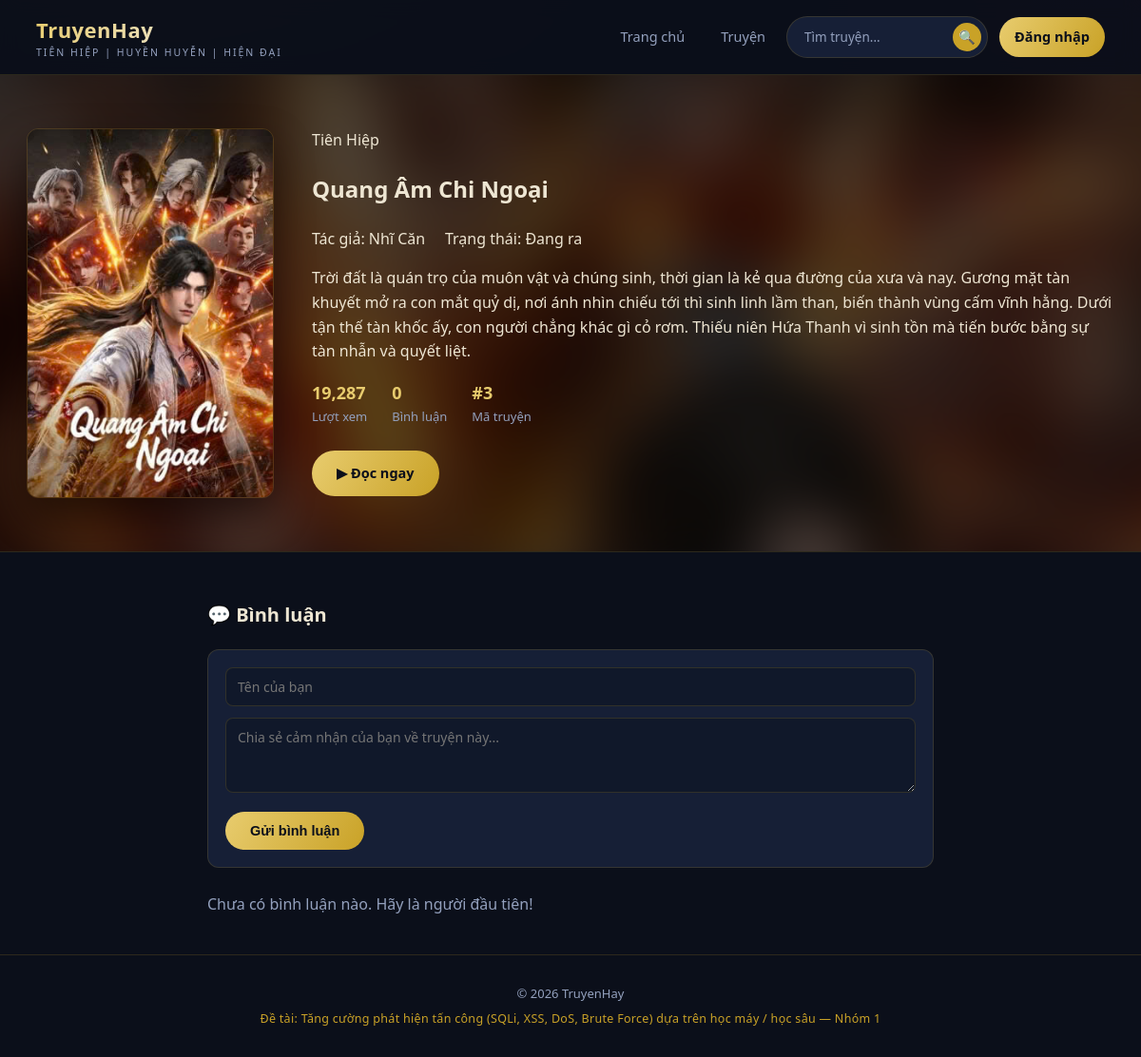
Page /truyen/3 on the earlier database version.
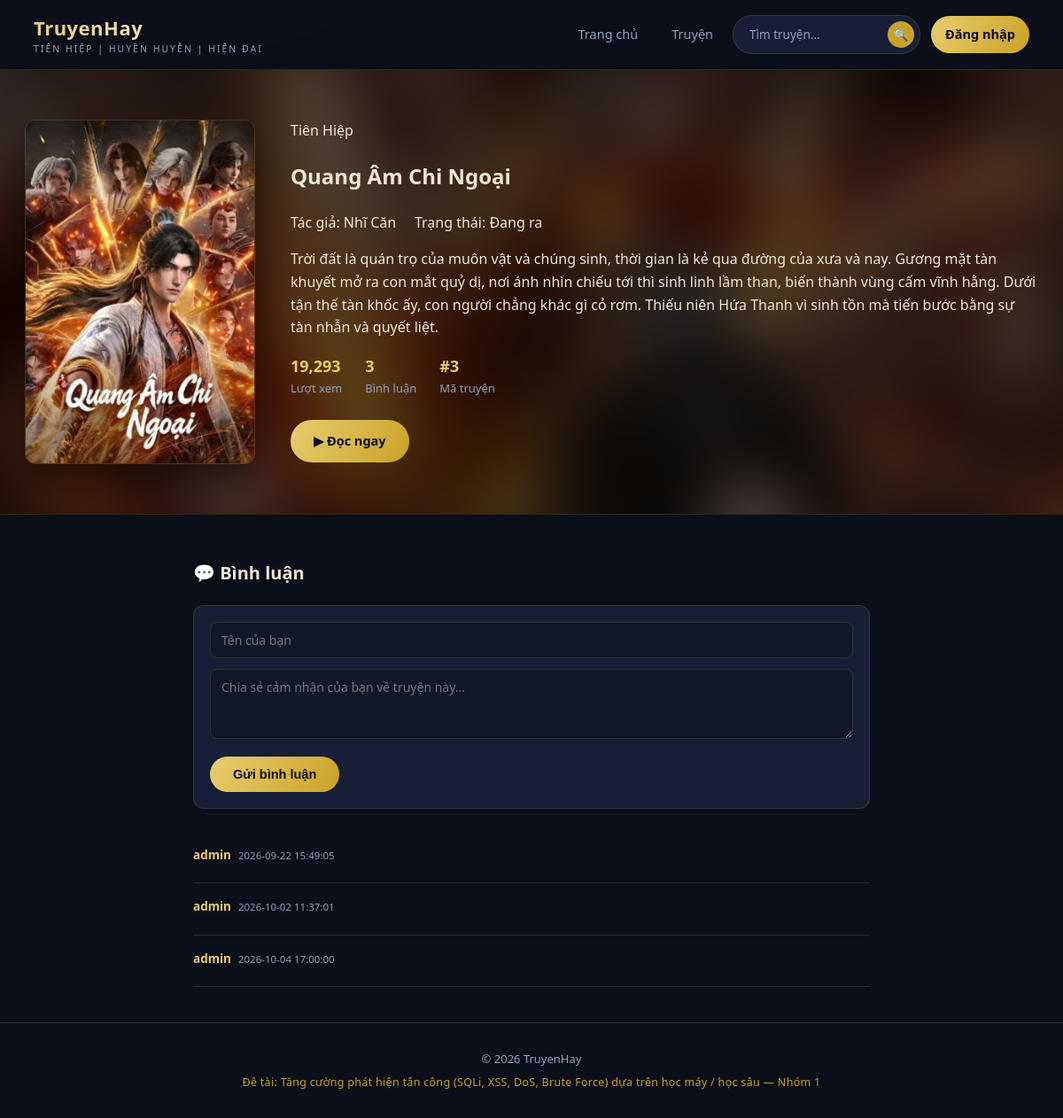
Same page on the later database version.
### tables this page shows
CREATE TABLE truyen (
            id INTEGER PRIMARY KEY AUTOINCREMENT,
            title TEXT NOT NULL,
            author TEXT NOT NULL,
            category TEXT NOT NULL,
            description TEXT,
            image TEXT,
            views INTEGER DEFAULT 0,
            status TEXT NOT NULL DEFAULT "Đang ra",
            create_at TIMESTAMP DEFAULT CURRENT_TIMESTAMP
        );

CREATE TABLE comments (
            id INTEGER PRIMARY KEY AUTOINCREMENT,
            truyen_id INTEGER NOT NULL,
            username TEXT NOT NULL,
            content TEXT NOT NULL,
            created_at TIMESTAMP DEFAULT CURRENT_TIMESTAMP,
            FOREIGN KEY (truyen_id) REFERENCES truyen(id)
        );

### app.py (the view, shortened to what this page needs)
@app.route("/truyen/<truyen_id>", methods=["GET", "POST"])
def truyen_detail(truyen_id):
    db = get_db()
    cur = db.cursor()
    if request.method == "GET": #GET
        sql = ("SELECT * FROM truyen WHERE id = {t_id}").format(t_id=truyen_id)
        try: #Lay truyen
            truyen = run_query(sql, fetch="one")
        except sqlite3.Error as e:
            return f"Loi: {e}", 400
        if truyen == None:
            return "Không tìm thấy truyện !", 404
        try: #UPDATE views
            u_sql = "UPDATE truyen SET views = views + 1 WHERE id = {t_id}".format(t_id=truyen_id)
            run_query(u_sql, fetch="none")
        except sqlite3.Error as e:
            pass
        try: #Comments
            cmt_sql = ("SELECT * FROM comments WHERE truyen_id = {id} ORDER BY id"
                       ).format(id=truyen_id)
            comments = run_query(cmt_sql)
        except sqlite3.Error as e:
            comments =[]
        return render_template("truyen_detail.html", truyen=truyen, comments=comments)

### app.py (called while the page is built)
def get_db():
    if "db" not in g:
        g.db = sqlite3.connect(DB_PATH)
        g.db.row_factory = sqlite3.Row
    return g.db

def run_query(query, fetch="all"):
    db = get_db()
    cur = db.cursor()
    cur.execute(query)
    if fetch == "all":
        rows = cur.fetchall()
        return rows
    elif fetch == "one":
        row = cur.fetchone()
        return row
    else:
        db.commit()
        return None

### templates/truyen_detail.html (shortened to what this page needs)
<!DOCTYPE html>
<html lang="vi">
<head>
<link rel="stylesheet" href="{{ url_for('static', filename='style.css') }}">
</head>
<body>
<header class="site-header">
  <div class="header-inner">
    <a href="{{ url_for('index') }}" class="brand">
      <div>
        <div class="brand-text">TruyenHay</div>
        <div class="brand-sub">Tiên hiệp | Huyền huyễn | Hiện đại</div>
      </div>
    </a>
    <nav class="main-nav">
      <a href="{{ url_for('index') }}">Trang chủ</a>
      <a href="{{ url_for('truyen_list') }}">Truyện</a>
      <form class="search-form" action="{{ url_for('truyen_list') }}" method="get">
        <input type="text" name="q" placeholder="Tìm truyện...">
        <button type="submit" aria-label="Tìm kiếm">🔍</button>
      </form>
      {% if session.get('username') %}
        <a href="{{ url_for('logout') }}">Đăng xuất ({{ session.get('username') }})</a>
      {% else %}
        <a href="{{ url_for('login') }}" class="cta">Đăng nhập</a>
      {% endif %}
    </nav>
  </div>
</header>
<section class="detail-hero">
  {% set cover_img = truyen['image'] if truyen['image'] else 'tiennghich.jpg' %}
  {% set cover_url = url_for('static', filename='images/' + cover_img) %}
  <div class="detail-hero-bg" style="background-image: url('{{cover_url}}');"></div>
  <div class="detail-inner">
    <div class="detail-cover">
      <img src="{{cover_url}}" alt="{{ truyen.title }}">
    </div>
    <div class="hero-info">
      <span class="category-tag">{{ truyen['category']}}</span>
      <h1>{{ truyen['title'] }}</h1>
      <div class="author">Tác giả: {{ truyen['author'] }} &nbsp; &nbsp; Trạng thái: {{ truyen['status'] }}</div>
      <p class="desc">{{ truyen['description'] }}</p>
      <div class="stat-row">
        <div class="stat"><b>{{ "{:,}".format(truyen['views'] or 0) }}</b>Lượt xem</div>
        <div class="stat"><b>{{ comments|length }}</b>Bình luận</div>
        <div class="stat"><b>#{{ truyen['id'] }}</b>Mã truyện</div>
      </div>
      <a href="#doc" class="btn btn-primary">▶ Đọc ngay</a>
    </div>
  </div>
</section>
<div class="comments-wrap" id="doc">
  <h2>💬 Bình luận</h2>
  <form class="comment-form" method="post" action="{{ url_for('truyen_detail', truyen_id=truyen['id']) }}">
    <input type="text" name="username" placeholder="Tên của bạn"
           value="{{ session.get('username', '') }}" required>
    <textarea name="content" rows="3" placeholder="Chia sẻ cảm nhận của bạn về truyện này..." required></textarea>
    <button type="submit" class="btn btn-primary">Gửi bình luận</button>
  </form>
  {% for c in comments %}
  <div class="comment-item">
    <div class="who">{{ c.username }}<span class="when">{{ c.created_at }}</span></div>
  </div>
  {% else %}
  <p style="color:var(--muted);">Chưa có bình luận nào. Hãy là người đầu tiên!</p>
  {% endfor %}
</div>
<footer class="site-footer">
  <div>© 2026 TruyenHay</div>
  <div class="project-line">Đề tài: Tăng cường phát hiện tấn công (SQLi, XSS, DoS, Brute Force) dựa trên học máy / học sâu — Nhóm 1</div>
</footer>
</body>
</html>

Differences in the rows shown:
changed truyen "Quang Âm Chi Ngoại": views "19,287" → "19,293"
added comments: username "admin", created_at "2026-09-22 15:49:05"
added comments: username "admin", created_at "2026-10-02 11:37:01"
added comments: username "admin", created_at "2026-10-04 17:00:00"
Other differences:
{{ comments|length }}: "0" → "3"
text no longer shown: "Chưa có bình luận nào. Hãy là người đầu tiên!"
